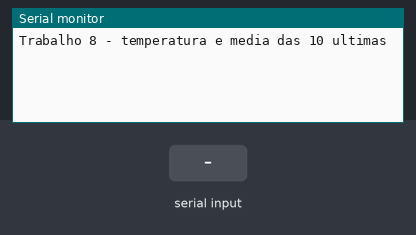
This sketch was run on a simulated Arduino Uno, built with avr-gcc and run on an emulated ATmega328P. Shown: the last lines printed to the serial monitor. The test bench sets the inputs (shaded band).

Above: at 1.2 s.
1.3 s: "0\n" received over Serial
At 2.5 s:
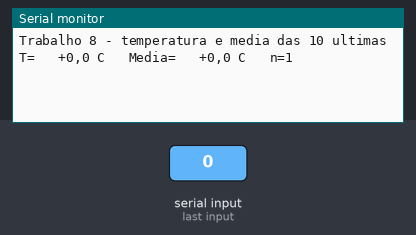
2.8 s: "200\n" received over Serial
At 3.9 s:
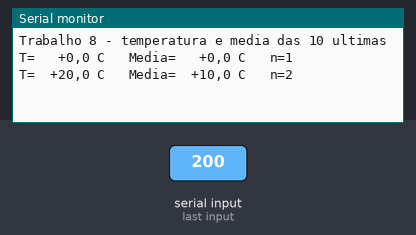

The sketch:

monitor.ino
```cpp
// Trabalho 8 - Arduino 2 (monitor): recebe a temperatura do Arduino 1 e
// mostra no serial monitor a temperatura e a media das 10 ultimas
//
// Placa        : Arduino Uno (ATmega328P @ 16 MHz)
// Compilador   : Arduino IDE / arduino-cli (core arduino:avr)
//
// Entrada:
//    D0 (RX) <- D1 (TX) do Arduino 1, GND comum, 9600 baud 8N1
//    Uma linha por leitura: temperatura em decimos de grau e '\n'
//
// Saida:
//    D1 (TX) -> USB, serial monitor a 9600 baud, uma linha por leitura:
//       T=  +74,8 C   Media=  +74,8 C   n=1
//
// Media:
//    Buffer circular com as 10 ultimas temperaturas. Antes de ter 10, a media
//    e das n que ja chegaram (n = 1 a 10), para nao contar posicoes vazias.

const uint8_t N_MEDIA = 10;
const long T_MIN = -1000;               // -100,0 C
const long T_MAX = 2500;                // +250,0 C

long ultimas[N_MEDIA];                  // temperaturas em decimos de grau
uint8_t pos = 0;                        // proxima posicao a gravar
uint8_t n = 0;                          // quantas posicoes estao cheias
long soma = 0;                          // soma das n temperaturas guardadas

char linha[12];                         // texto recebido ate o '\n'
uint8_t tam = 0;
bool estourou = false;                  // linha maior que o buffer

// Escreve decimos de grau com sinal, 3 digitos inteiros e uma casa: "  +74,8".
void imprimeDecimos(long v) {
  char s[10];
  char sinal = v < 0 ? '-' : '+';
  if (v < 0) v = -v;
  snprintf(s, sizeof s, "%c%ld,%ld", sinal, v / 10, v % 10);
  for (uint8_t i = strlen(s); i < 7; i++) Serial.print(' ');
  Serial.print(s);
}

// Divisao arredondada para o inteiro mais proximo, tambem para negativos.
long divArredonda(long a, long b) {
  return a >= 0 ? (a + b / 2) / b : (a - b / 2) / b;
}

void guarda(long t) {
  if (n == N_MEDIA) soma -= ultimas[pos];   // sai a mais antiga
  else n++;
  ultimas[pos] = t;
  soma += t;
  pos = (pos + 1) % N_MEDIA;
}

void mostra(long t) {
  Serial.print("T=");
  imprimeDecimos(t);
  Serial.print(" C   Media=");
  imprimeDecimos(divArredonda(soma, n));
  Serial.print(" C   n=");
  Serial.println(n);
}

// Trata uma linha completa. Linha vazia, com lixo ou fora da faixa e ignorada.
void processa() {
  linha[tam] = '\0';
  char *fim;
  long t = strtol(linha, &fim, 10);
  if (tam == 0 || *fim != '\0' || t < T_MIN || t > T_MAX) return;
  guarda(t);
  mostra(t);
}

void setup() {
  Serial.begin(9600);
  Serial.println("Trabalho 8 - temperatura e media das 10 ultimas");
}

void loop() {
  while (Serial.available()) {
    char c = Serial.read();
    if (c == '\r') continue;
    if (c == '\n') {
      if (!estourou) processa();
      tam = 0;
      estourou = false;
    } else if (tam < sizeof linha - 1) {
      linha[tam++] = c;
    } else {
      estourou = true;                  // descarta a linha inteira
    }
  }
}
```

Measured:
- after the input at 1.3 s, the serial monitor: prints a new line at once (image 1)
- after the input at 2.8 s, the serial monitor: prints a new line at once (image 2)
